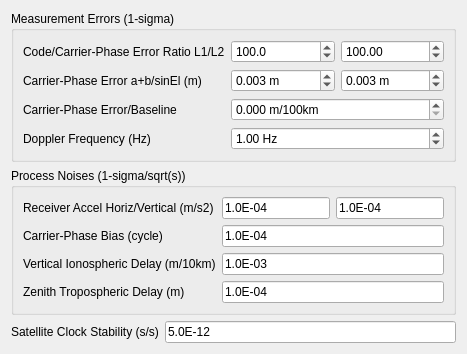
     <widget class="QWidget" name="TabSheet4">
      <property name="toolTip">
       <string/>
      </property>
      <attribute name="title">
       <string>S&amp;tatistics</string>
      </attribute>
      <layout class="QGridLayout" name="gridLayout_4">
       <item row="1" column="0" colspan="2">
        <widget class="QGroupBox" name="GroupBox4">
         <property name="toolTip">
          <string/>
         </property>
         <property name="title">
          <string>Process Noises (1-sigma/sqrt(s))</string>
         </property>
         <layout class="QGridLayout" name="gridLayout_9">
          <item row="0" column="0">
           <widget class="QLabel" name="Label33">
            <property name="enabled">
             <bool>true</bool>
            </property>
            <property name="toolTip">
             <string/>
            </property>
            <property name="text">
             <string>Receiver Accel Horiz/Vertical (m/s2)</string>
            </property>
           </widget>
          </item>
          <item row="0" column="1">
           <widget class="QLineEdit" name="PrNoise4">
            <property name="enabled">
             <bool>true</bool>
            </property>
            <property name="toolTip">
             <string/>
            </property>
            <property name="text">
             <string>1.0E-04</string>
            </property>
           </widget>
          </item>
          <item row="0" column="2">
           <widget class="QLineEdit" name="PrNoise5">
            <property name="enabled">
             <bool>true</bool>
            </property>
            <property name="toolTip">
             <string/>
            </property>
            <property name="text">
             <string>1.0E-04</string>
            </property>
           </widget>
          </item>
          <item row="1" column="0">
           <widget class="QLabel" name="Label26">
            <property name="enabled">
             <bool>true</bool>
            </property>
            <property name="toolTip">
             <string/>
            </property>
            <property name="text">
             <string>Carrier-Phase Bias (cycle)</string>
            </property>
           </widget>
          </item>
          <item row="1" column="1" colspan="2">
           <widget class="QLineEdit" name="PrNoise1">
            <property name="enabled">
             <bool>true</bool>
            </property>
            <property name="toolTip">
             <string/>
            </property>
            <property name="text">
             <string>1.0E-04</string>
            </property>
           </widget>
          </item>
          <item row="2" column="0">
           <widget class="QLabel" name="Label27">
            <property name="enabled">
             <bool>true</bool>
            </property>
            <property name="toolTip">
             <string/>
            </property>
            <property name="text">
             <string>Vertical Ionospheric Delay (m/10km)</string>
            </property>
           </widget>
          </item>
          <item row="2" column="1" colspan="2">
           <widget class="QLineEdit" name="PrNoise2">
            <property name="enabled">
             <bool>true</bool>
            </property>
            <property name="toolTip">
             <string/>
            </property>
            <property name="text">
             <string>1.0E-03</string>
            </property>
           </widget>
          </item>
          <item row="3" column="0">
           <widget class="QLabel" name="Label28">
            <property name="enabled">
             <bool>true</bool>
            </property>
            <property name="toolTip">
             <string/>
            </property>
            <property name="text">
             <string>Zenith Tropospheric Delay (m)</string>
            </property>
           </widget>
          </item>
          <item row="3" column="1" colspan="2">
           <widget class="QLineEdit" name="PrNoise3">
            <property name="enabled">
             <bool>true</bool>
            </property>
            <property name="toolTip">
             <string/>
            </property>
            <property name="text">
             <string>1.0E-04</string>
            </property>
           </widget>
          </item>
         </layout>
        </widget>
       </item>
       <item row="0" column="0" colspan="2">
        <widget class="QGroupBox" name="GroupBox3">
         <property name="toolTip">
          <string/>
         </property>
         <property name="title">
          <string>Measurement Errors (1-sigma)</string>
         </property>
         <layout class="QGridLayout" name="gridLayout_8">
          <item row="1" column="2">
           <widget class="QDoubleSpinBox" name="MeasErrR2">
            <property name="maximum">
             <double>1000000.000000000000000</double>
            </property>
            <property name="value">
             <double>100.000000000000000</double>
            </property>
           </widget>
          </item>
          <item row="1" column="1">
           <widget class="QDoubleSpinBox" name="MeasErrR1">
            <property name="decimals">
             <number>1</number>
            </property>
            <property name="maximum">
             <double>100000.000000000000000</double>
            </property>
            <property name="value">
             <double>100.000000000000000</double>
            </property>
           </widget>
          </item>
          <item row="5" column="1" colspan="2">
           <widget class="QDoubleSpinBox" name="MeasErr4">
            <property name="suffix">
             <string> m/100km</string>
            </property>
            <property name="decimals">
             <number>3</number>
            </property>
           </widget>
          </item>
          <item row="6" column="1" colspan="2">
           <widget class="QDoubleSpinBox" name="MeasErr5">
            <property name="suffix">
             <string> Hz</string>
            </property>
            <property name="minimum">
             <double>-10000.000000000000000</double>
            </property>
            <property name="maximum">
             <double>10000.000000000000000</double>
            </property>
            <property name="value">
             <double>1.000000000000000</double>
            </property>
           </widget>
          </item>
          <item row="1" column="0">
           <widget class="QLabel" name="Label6">
            <property name="enabled">
             <bool>true</bool>
            </property>
            <property name="toolTip">
             <string/>
            </property>
            <property name="text">
             <string>Code/Carrier-Phase Error Ratio L1/L2</string>
            </property>
           </widget>
          </item>
          <item row="3" column="0">
           <widget class="QLabel" name="Label7">
            <property name="enabled">
             <bool>true</bool>
            </property>
            <property name="toolTip">
             <string/>
            </property>
            <property name="text">
             <string>Carrier-Phase Error a+b/sinEl (m)</string>
            </property>
           </widget>
          </item>
          <item row="5" column="0">
           <widget class="QLabel" name="Label16">
            <property name="enabled">
             <bool>true</bool>
            </property>
            <property name="toolTip">
             <string/>
            </property>
            <property name="text">
             <string>Carrier-Phase Error/Baseline</string>
            </property>
           </widget>
          </item>
          <item row="6" column="0">
           <widget class="QLabel" name="Label10">
            <property name="enabled">
             <bool>true</bool>
            </property>
            <property name="toolTip">
             <string/>
            </property>
            <property name="text">
             <string>Doppler Frequency (Hz)</string>
            </property>
           </widget>
          </item>
          <item row="3" column="2">
           <widget class="QDoubleSpinBox" name="MeasErr3">
            <property name="suffix">
             <string> m</string>
            </property>
            <property name="decimals">
             <number>3</number>
            </property>
            <property name="maximum">
             <double>10.000000000000000</double>
            </property>
            <property name="singleStep">
             <double>0.001000000000000</double>
            </property>
            <property name="value">
             <double>0.003000000000000</double>
            </property>
           </widget>
          </item>
          <item row="3" column="1">
           <widget class="QDoubleSpinBox" name="MeasErr2">
            <property name="suffix">
             <string> m</string>
            </property>
            <property name="decimals">
             <number>3</number>
            </property>
            <property name="maximum">
             <double>10.000000000000000</double>
            </property>
            <property name="singleStep">
             <double>0.001000000000000</double>
            </property>
            <property name="value">
             <double>0.003000000000000</double>
            </property>
           </widget>
          </item>
         </layout>
        </widget>
       </item>
       <item row="2" column="0">
        <widget class="QLabel" name="Label29">
         <property name="enabled">
          <bool>true</bool>
         </property>
         <property name="toolTip">
          <string/>
         </property>
         <property name="text">
          <string>Satellite Clock Stability (s/s)</string>
         </property>
        </widget>
       </item>
       <item row="2" column="1">
        <widget class="QLineEdit" name="SatClkStab">
         <property name="enabled">
          <bool>true</bool>
         </property>
         <property name="toolTip">
          <string/>
         </property>
         <property name="text">
          <string>5.0E-12</string>
         </property>
        </widget>
       </item>
      </layout>
     </widget>
